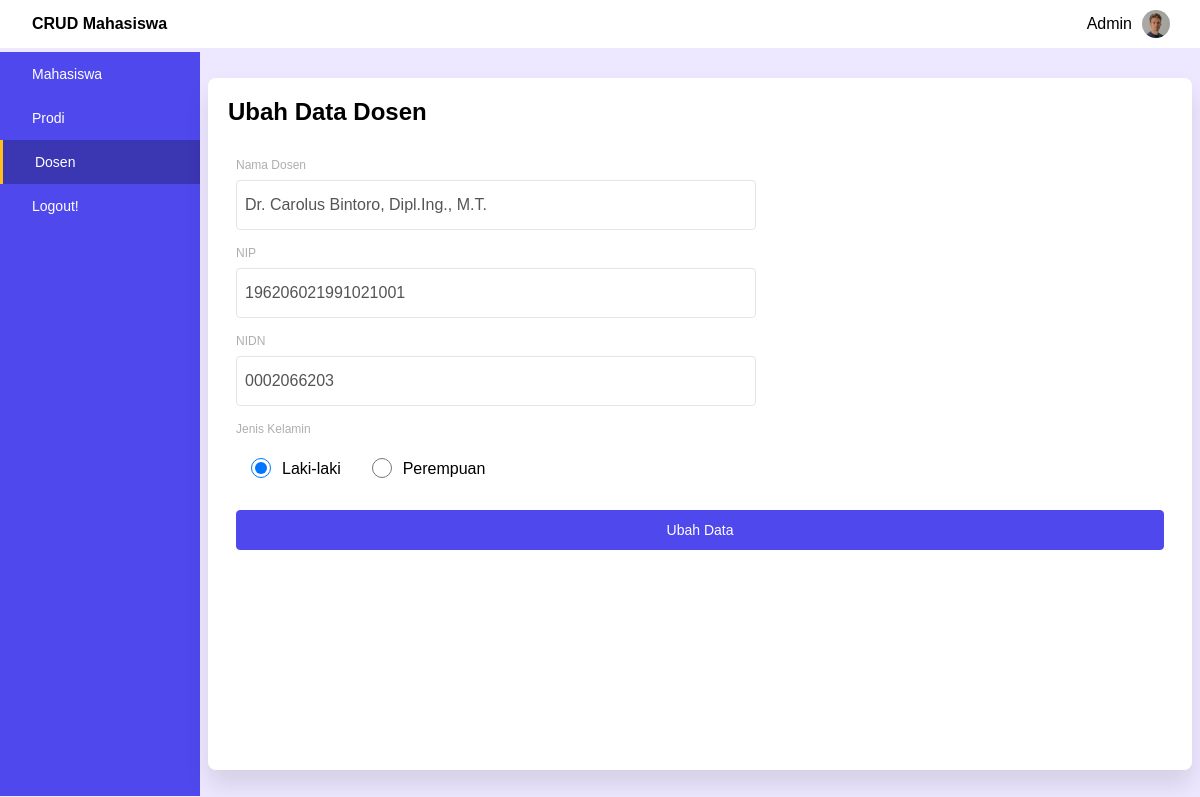
The page /ubahdosen.php?id=4 (signed in) on the database its author committed.
### tables this page shows
CREATE TABLE `dosen` (
  `id_dosen` int(11) NOT NULL,
  `nama_dosen` varchar(255) NOT NULL,
  `nip` varchar(50) NOT NULL,
  `nidn` varchar(50) NOT NULL,
  `jk` varchar(15) NOT NULL,
  `status` varchar(3) NOT NULL DEFAULT 'on'
);

### ubahdosen.php (the view, shortened to what this page needs)
<?php
require 'function.php';
$id_dosen = $_GET['id'];
$query = "SELECT * FROM dosen WHERE id_dosen=$id_dosen";
$result = $conn->query($query);
$data = $result->fetch();
if ($data['jk'] == "Laki-laki") {
	$laki = true;
}
?>
<!DOCTYPE html>
<html>
<head>
	<link rel="stylesheet" type="text/css" href="css/style.css">
</head>
<body>
	<div class="container">
		<header>
			<h2>CRUD Mahasiswa</h2>
			<div class="profil">
				<p><?= $_SESSION['nama']; ?></p>
				<img src="img/profile.png" alt="foto-profil">
			</div>
		</header>
		<main>
			<nav>
				<div class="mahasiswa">
					<a href="index.php">Mahasiswa</a>
				</div>
				<div class="prodi">
					<a href="prodi.php">Prodi</a>
				</div>
				<div class="dosen active">
					<a href="dosen.php">Dosen</a>
				</div>
				<div class="logout">
					<a href="logout.php">Logout!</a>
				</div>
			</nav>
			<article class="article">
				<h2 class="datamahasiswa">Ubah Data Dosen</h2>
				<form action="" method="post">
					<div class="input">
						<div class="input-group">
							<label for="nama">Nama Dosen</label>
							<input type="text" name="nama" id="nama" required autocomplete="off" value="<?= $data['nama_dosen']; ?>">
						</div>
						<div class="input-group">
							<label for="nip">NIP</label>
							<input type="text" name="nip" id="nip" required autocomplete="off" value="<?= $data['nip']; ?>">
						</div>
						<div class="input-group">
							<label for="nidn">NIDN</label>
							<input type="text" name="nidn" id="nidn" required autocomplete="off" value="<?= $data['nidn']; ?>">
						</div>
						<div class="input-group radio-btn">
							<label>Jenis Kelamin</label>
							<div class="radio-wrapper">
								<input type="radio" name="jk" value="Laki-laki" id="laki" class="radio" <?= (isset($laki)) ? 'checked' : '' ?>>
								<label for="laki">Laki-laki</label>
								<input type="radio" name="jk" value="Perempuan" id="perempuan" class="radio" <?= (isset($laki)) ? '' : 'checked' ?>>
								<label for="perempuan">Perempuan</label>
							</div>
						</div>
						<button type="submit" name="btn-ubah">Ubah Data</button>
					</div>
				</form>
			</article>
		</main>
	</div>
</body>
</html>

### css/style.css (style rules this page uses)
* { margin: 0; padding: 0; box-sizing: border-box; text-decoration: none; }
body { font-family: sans-serif; }
.container { height: 100vh; width: 100vw; display: flex; background-color: #EDE7FF; flex-wrap: wrap; }
header { width: 100%; height: 48px; background-color: #fff; display: flex; justify-content: space-between; align-items: center; padding-left: 32px; padding-right: 20px; }
header h2 { font-size: 16px; font-weight: 600; }
.profil { display: flex; height: 100%; align-items: center; }
.profil img { width: 28px; height: 28px; border-radius: 50%; margin: 10px; }
main { width: 100%; height: 93%; display: flex; }
main nav { width: 200px; background-color: #4F48ED; height: 100%; display: flex; flex-direction: column; color: white; }
main nav div { height: 44px; width: 100%; display: flex; align-items: center; padding-left: 32px; font-size: 14px; font-weight: 520; }
main nav .active { background-color: #3B36B2; }
main nav .active::before { content: ''; position: relative; left: -32px; height: 100%; width: 3px; background-color: #FFBE1A; }
main nav div a { text-decoration: none; color: inherit; width: 100%; }
.article { margin: auto; width: 82%; height: 93%; background-color: #fff; border-radius: 8px; padding: 20px; box-shadow: 0 15px 25px rgba(0, 0, 0, 0.1); }
.input { margin-top: 24px; font-size: 12px; color: #AEAEAE; display: flex; flex-wrap: wrap; justify-content: space-between; }
.input input, .input select { height: 50px; width: 520px; margin-top: 8px; font-size: 16px; color: #545454; padding-left: 8px; border: 1.2px solid #E5E5E5; border-radius: 4px; }
.article .input-group .radio-wrapper { height: 50px; width: 520px; display: flex; align-items: center; padding-top: 5px; }
.input-group { display: flex; flex-direction: column; margin: 8px; }
.article .input button { background-color: #4F48ED; color: #fff; width: 100%; border: 1.2px solid #4F48ED; border-radius: 4px; height: 40px; font-size: 14px; margin: 16px 8px; cursor: pointer; }
.article .input-group .radio { height: 20px; width: 50px; }
.article .input-group.radio-btn label:nth-child(2), .article .input-group.radio-btn label:last-child { font-size: 16px; color: #000; margin-top: 11px; margin-left: -4px; }
.article .input-group.radio-btn div .radio:nth-child(3) { margin-left: 16px; }

### rows shown on the page
dosen: nama "Dr. Carolus Bintoro, Dipl.Ing., M.T.", nip "196206021991021001", nidn "0002066203"

### other values the page prints
$_SESSION['nama'] "Admin"
